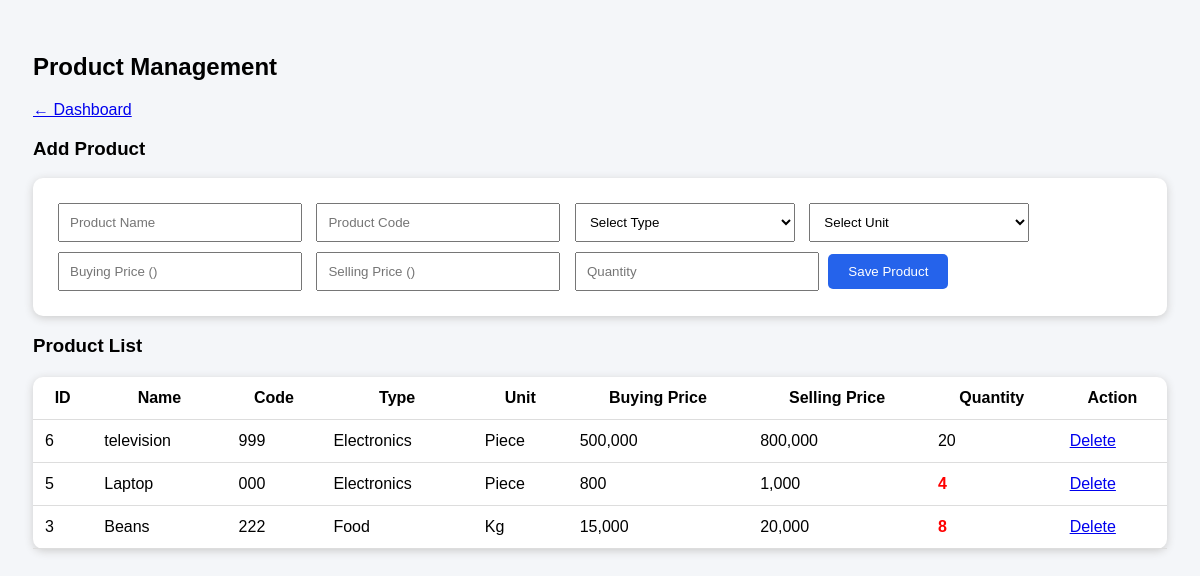
The page /products.php (signed in) on the database its author committed.
### tables this page shows
CREATE TABLE IF NOT EXISTS `products` (
  `id` int NOT NULL AUTO_INCREMENT,
  `product_name` varchar(150) NOT NULL,
  `product_code` varchar(50) NOT NULL,
  `type_id` int DEFAULT NULL,
  `unit_id` int DEFAULT NULL,
  `buying_price` decimal(10,2) DEFAULT '0.00',
  `selling_price` decimal(10,2) DEFAULT '0.00',
  `quantity` int DEFAULT '0',
  `created_at` timestamp NULL DEFAULT CURRENT_TIMESTAMP,
  PRIMARY KEY (`id`),
  UNIQUE KEY `product_code` (`product_code`),
  KEY `type_id` (`type_id`),
  KEY `unit_id` (`unit_id`)
);

CREATE TABLE IF NOT EXISTS `product_types` (
  `id` int NOT NULL AUTO_INCREMENT,
  `name` varchar(100) NOT NULL,
  `created_at` timestamp NULL DEFAULT CURRENT_TIMESTAMP,
  PRIMARY KEY (`id`),
  UNIQUE KEY `name` (`name`)
);

CREATE TABLE IF NOT EXISTS `units` (
  `id` int NOT NULL AUTO_INCREMENT,
  `name` varchar(50) NOT NULL,
  PRIMARY KEY (`id`),
  UNIQUE KEY `name` (`name`)
);

### config.php (called while the page is built, shortened)
<?php
function getCurrency()
{
return "";}
?>

### products.php (the view, shortened to what this page needs)
<?php
require_once 'includes/config.php';
$db = getDB();
$products = $db->query("
SELECT
p.*,
t.name AS type_name,
u.name AS unit_name
FROM products p
LEFT JOIN product_types t
ON p.type_id=t.id
LEFT JOIN units u
ON p.unit_id=u.id
ORDER BY p.id DESC
")->fetchAll(PDO::FETCH_ASSOC);
?>
<!DOCTYPE html>
<html>
<head>
</head>
<body>
<div class="container">
<h2>Product Management</h2>
<a href="dashboard.php">
← Dashboard
</a>
<h3>Add Product</h3>
<form method="POST">
<input
name="product_name"
placeholder="Product Name"
required
>
<input
name="product_code"
placeholder="Product Code"
required
>
<select name="type_id">
<option>
Select Type
</option>
</select>
<select name="unit_id">
<option>
Select Unit
</option>
</select>
<input
type="number"
step="0.01"
name="buying_price"
placeholder="Buying Price (<?= getCurrency() ?>)"
required
>
<input
type="number"
step="0.01"
name="selling_price"
placeholder="Selling Price (<?= getCurrency() ?>)"required
>
<input
type="number"
name="quantity"
placeholder="Quantity"
required
>
<button name="add_product">
Save Product
</button>
</form>
<h3>Product List</h3>
<table>
<tr>
<th>ID</th>
<th>Name</th>
<th>Code</th>
<th>Type</th>
<th>Unit</th>
<th>Buying Price</th>
<th>Selling Price</th>
<th>Quantity</th>
<th>Action</th>
</tr>
<?php foreach($products as $p): ?>
<tr>
<td>
<?= $p['id'] ?>
</td>
<td>
<?= $p['product_name'] ?>
</td>
<td>
<?= $p['product_code'] ?>
</td>
<td>
<?= $p['type_name'] ?>
</td>
<td>
<?= $p['unit_name'] ?>
</td>
<td>
<?= getCurrency() . " " . number_format($p['buying_price']) ?>
</td>
<td>
<?= getCurrency() . " " . number_format($p['selling_price']) ?></td>
<td>
<?php if($p['quantity'] <= 10): ?>
<span class="low">
<?= $p['quantity'] ?>
</span>
<?php else: ?>
<?= $p['quantity'] ?>
<?php endif; ?>
</td>
<td>
<a href="?delete=<?= $p['id'] ?>"
onclick="return confirm('Delete product?')">
Delete
</a>
</td>
</tr>
<?php endforeach; ?>
</table>
</div>
</body>
</html>

### products.php (style rules this page uses)
body { font-family:Arial; background:#f4f6f9; }
.container { padding:25px; }
form,table { background:white; padding:20px; border-radius:10px; box-shadow:0 2px 8px #ccc; }
input,select { padding:10px; margin:5px; width:220px; }
button { background:#2563eb; color:white; border:0; padding:10px 20px; border-radius:5px; }
table { width:100%; border-collapse:collapse; margin-top:20px; }
th,td { padding:12px; border-bottom:1px solid #ddd; }
.low { color:red; font-weight:bold; }

### rows shown on the page
products: id "6", product_name "television", product_code "999", product_types.name "Electronics", unit.name "Piece", buying_price "500,000", selling_price "800,000", quantity "20"
products: id "5", product_name "Laptop", product_code "000", product_types.name "Electronics", unit.name "Piece", buying_price "800", selling_price "1,000", quantity "4"
products: id "3", product_name "Beans", product_code "222", product_types.name "Food", unit.name "Kg", buying_price "15,000", selling_price "20,000", quantity "8"
